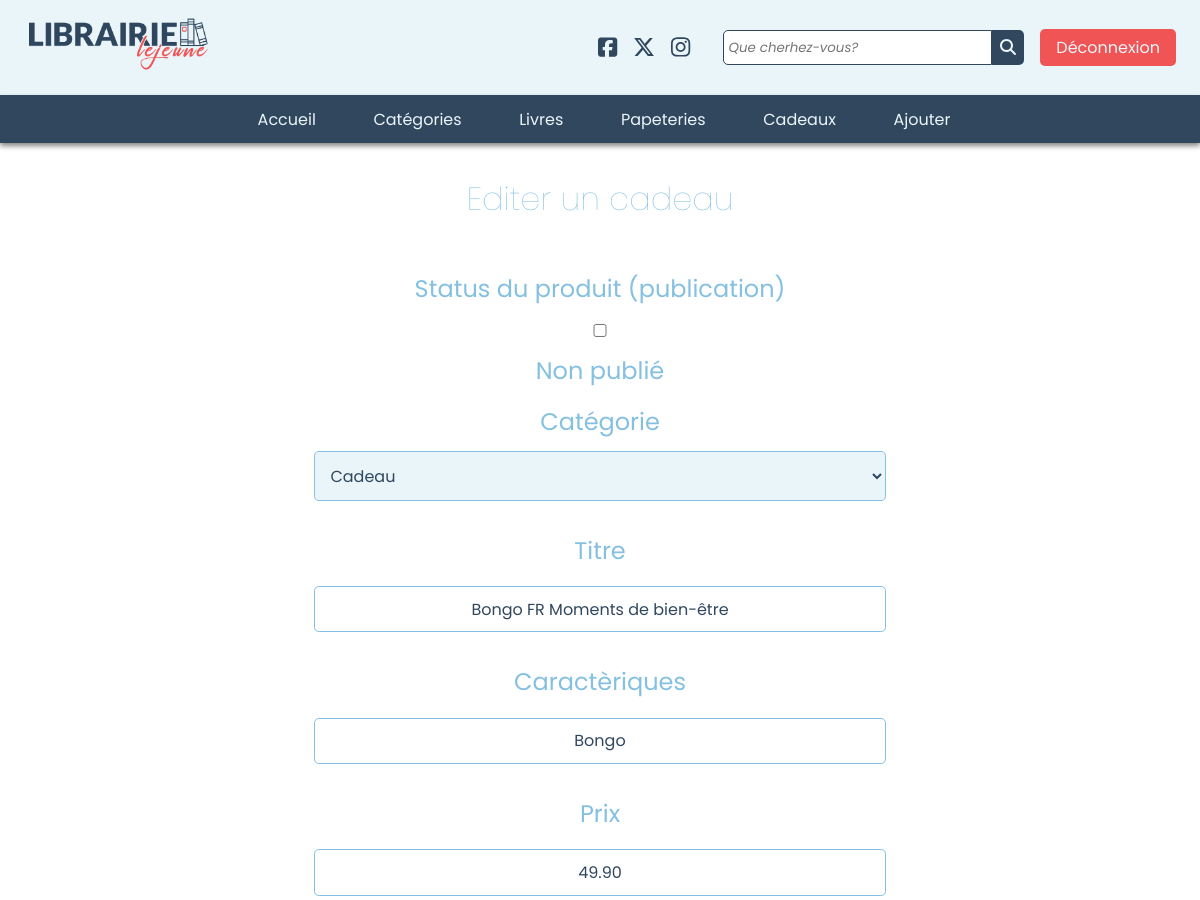
The app's page /admin/edit-cadeau.php?idCadeau=30007 (signed in, upper part), older data.
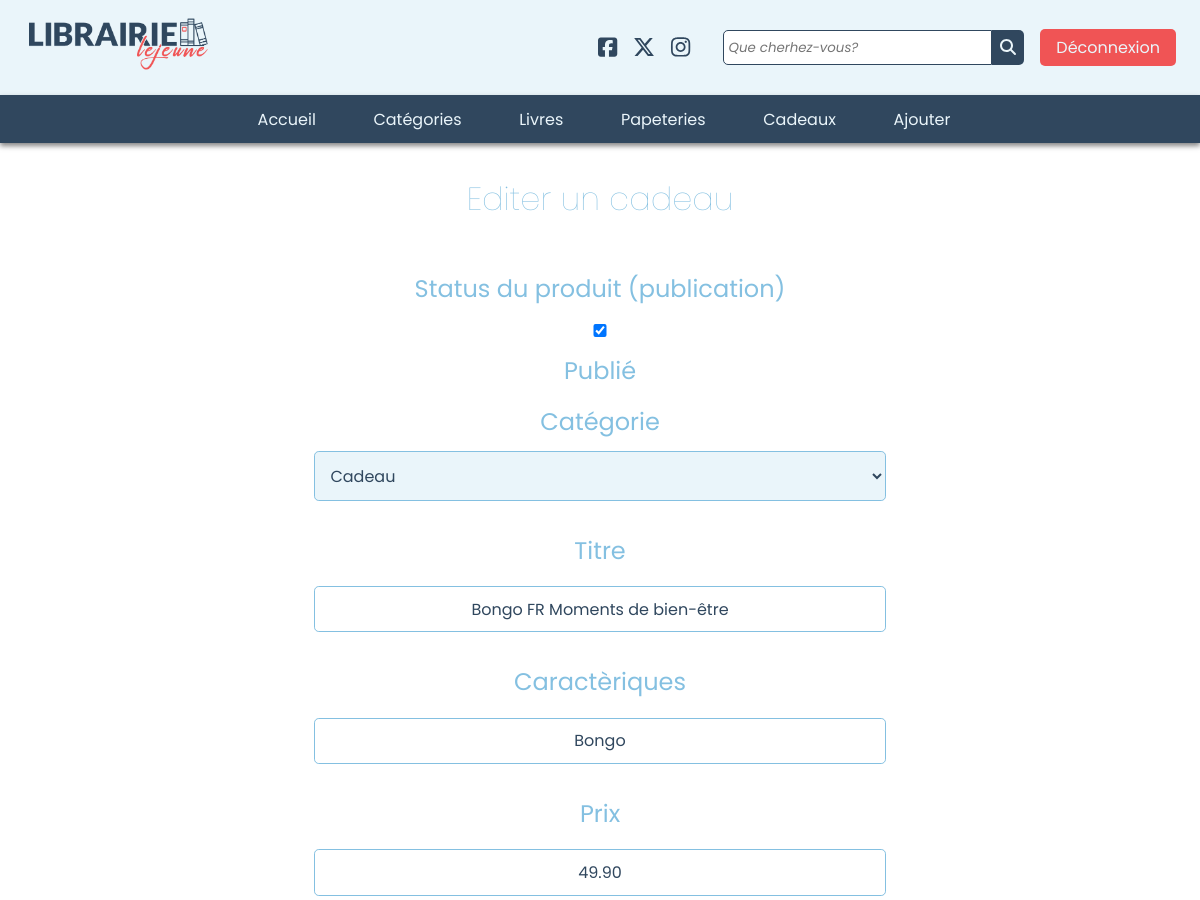
The same page, newer data.
### admin/app/functions/fct-db.php (called while the page is built, shortened)
<?php
function getCadeauByIDDB($conn, $idCadeau)
{
    try {
        $req = $conn->prepare("SELECT * FROM cadeaux WHERE idCadeau = :idCadeau");
        $req->bindParam(':idCadeau', $idCadeau);
        $req->execute();
        $resultat = $req->fetch(PDO::FETCH_ASSOC);
        return $resultat;
    } catch (PDOException $e) {
        (DEBUG) ? $st = 'Error : ' . $e->getMessage() : $st = "Error in : getCadeauByIDDB() function";
        return $st;
    }
}

### admin/edit-cadeau.php (the view, shortened to what the changed rows need)
<?php
require_once('settings.php');
$cadeau = null;
if (!is_object($conn)) {
    $msg = getMessage($conn, 'error');
} else {
    if (isset($_GET['idCadeau'])) {
        $idCadeau = $_GET['idCadeau'];
        $cadeau = getCadeauByIDDB($conn, $idCadeau);
    } else {
        header('Location: manager.php');
        exit;
    }
}
?>
<!DOCTYPE html>
<html lang="fr">
<head>
    <?php
    displayHeadSection('Editer un cadeau');
    ?>
</head>
<body>
    <div class="edit-content">
        <div class="edit-title">
            <h1>Editer un cadeau</h1>
        </div>
        <div class="edit-form container">
            <form action="edit-cadeau.php?idCadeau=<?php echo $cadeau['idCadeau']; ?>" method="post" enctype="multipart/form-data">
                <div class="form-top">
                    <div class="form-left">
                        <div class=" form-ctrl">
                            <?php displayFormRadioBtnArticlePublished(isset($cadeau['active']) ? $cadeau['active'] : 0, 'EDIT'); ?>
                        </div>
                    </div>
                </div>
            </form>
        </div>
    </div>
</body>
</html>

### admin/app/functions/fct-ui.php (shortened to what the changed rows need)
<?php
function displayFormRadioBtnArticlePublished($published, $typeForm = 'ADD')
{
    $html = '';
    if ($typeForm == 'ADD') {
        $html .= '
            <div class="form-check switch custom-checkbox">
                <input class="form-check-input checkbox" type="checkbox" value="1" name="published_article">
                <span class="slider round"></span>
                <label class="form-check-label" for="published_article"></label>
            </div>
        ';
    } elseif ($typeForm == 'EDIT') {
        if ($published) {
            $html .= '
                <div class="form-check switch custom-checkbox">
                    <input class="form-check-input checkbox" value="1" type="checkbox" name="published_article" checked>
                    <span class="slider round"></span>
                    <label class="form-check-label" for="published_article">Publié</label>
                </div>
            ';
        } else {
            $html .= '
                <div class="form-check switch custom-checkbox">
                    <input class="form-check-input checkbox" value="1" type="checkbox" name="published_article">
                    <span class="slider round"></span>
                    <label class="form-check-label" for="published_article">Non publié</label>
                </div>
            ';
        }
    }
    echo $html;
}
function displayHeadSection($title = APP_NAME)
{
    $head = '
    <meta charset="UTF-8">
    <meta name="viewport" content="width=device-width, initial-scale=1.0">
    <meta name="description" content="Découvrez Librairie Lejeune pour des livres, fournitures de papeterie et cadeaux uniques. Parcourez notre sélection dès aujourd\'hui!">
    <link rel="stylesheet" href="/css/styles.css">
    <link rel="preconnect" href="https://fonts.googleapis.com">
    <link rel="preconnect" href="https://fonts.gstatic.com" crossorigin>
    <link href="https://fonts.googleapis.com/css2?family=Chelsea+Market&family=Great+Vibes&family=Poppins:ital,wght@0,100;0,200;0,300;0,400;0,500;0,600;0,700;0,800;0,900;1,100;1,200;1,300;1,400;1,500;1,600;1,700;1,800;1,900&display=swap" rel="stylesheet">
    <title>' . $title . '</title>
    ';
    echo $head;
}

Row changes from the older to the newer data that the page shows:
changed cadeaux "Bongo FR Moments de bien-être": active 0 → 1 (drawn)
Text that changed along with them:
form field published_article: (not shown) → "☑"
form field published_article: "☐" → (not shown)
text no longer shown: "Non publié"
text now shown: "Publié"
